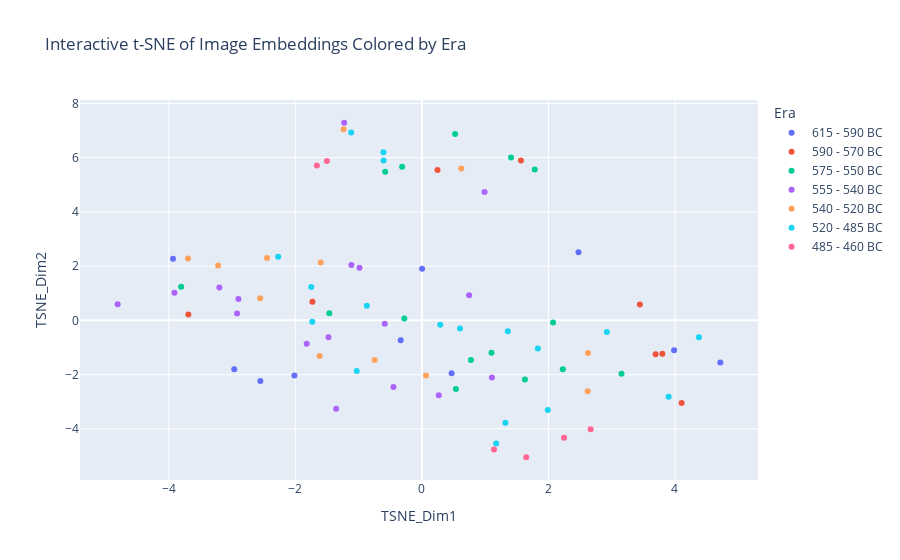

Here is the notebook cell this chart was saved with:
### Code cell
# Create a DataFrame for Plotly
plotly_df = pd.DataFrame({
    'TSNE_Dim1': tsne_embeddings[:, 0],
    'TSNE_Dim2': tsne_embeddings[:, 1],
    'Era': df['era'].tolist(), # Use the 'era' column from your original df
    'Filename': df['filename'].tolist() # Include the filenames
})
fig = px.scatter(
        plotly_df,
        x='TSNE_Dim1',
        y='TSNE_Dim2',
        color='Era',
        hover_data=['Filename'], # Show filename when hovering
        title='Interactive t-SNE of Image Embeddings Colored by Era'
    )

fig.show()

### Figure 1 — Plotly figure (JSON) as saved in the notebook; plotly's stock layout.template omitted (floating-point values rounded to 4 significant figures)
{"data": [{"customdata": [["page188_img01_photo13.jpg"], ["page196_img01_photo5.jpg"], ["page200_img01_photo7.jpg"], ["page202_img01_photo3.jpg"], ["page202_img01_photo4.jpg"], ["page207_img01_photo13.jpg"], ["page210_img01_photo12.jpg"], ["page211_img01_photo10.jpg"], ["page212_img01_photo4.jpg"], ["page213_img01_photo9.jpg"]], "hovertemplate": "Era=615 - 590 BC<br>TSNE_Dim1=%{x}<br>TSNE_Dim2=%{y}<br>Filename=%{customdata[0]}<extra></extra>", "legendgroup": "615 - 590 BC", "marker": {"color": "#636efa", "symbol": "circle"}, "mode": "markers", "name": "615 - 590 BC", "orientation": "v", "showlegend": true, "type": "scatter", "x": [0.4703, -0.3347, -3.933, -2.014, -2.552, -2.965, 0.003675, 2.475, 4.717, 3.986], "xaxis": "x", "y": [-1.948, -0.7367, 2.274, -2.035, -2.235, -1.803, 1.906, 2.516, -1.55, -1.104], "yaxis": "y"}, {"customdata": [["page216_img01_photo2.jpg"], ["page222_img01_photo3.jpg"], ["page223_img01_photo3.jpg"], ["page223_img01_photo8.jpg"], ["page224_img01_photo4.jpg"], ["page224_img01_photo7.jpg"], ["page227_img01_photo5.jpg"], ["page231_img01_photo11.jpg"]], "hovertemplate": "Era=590 - 570 BC<br>TSNE_Dim1=%{x}<br>TSNE_Dim2=%{y}<br>Filename=%{customdata[0]}<extra></extra>", "legendgroup": "590 - 570 BC", "marker": {"color": "#EF553B", "symbol": "circle"}, "mode": "markers", "name": "590 - 570 BC", "orientation": "v", "showlegend": true, "type": "scatter", "x": [1.566, 3.801, 3.694, 4.106, -1.729, -3.69, 0.2472, 3.446], "xaxis": "x", "y": [5.899, -1.235, -1.253, -3.045, 0.6858, 0.2203, 5.54, 0.5873], "yaxis": "y"}, {"customdata": [["page232_img01_photo3.jpg"], ["page234_img01_photo5.jpg"], ["page235_img01_photo2.jpg"], ["page235_img01_photo6.jpg"], ["page236_img01_photo6.jpg"], ["page237_img01_photo6.jpg"], ["page242_img01_photo2.jpg"], ["page243_img01_photo2.jpg"], ["page244_img01_photo5.jpg"], ["page246_img01_photo3.jpg"], ["page247_img01_photo3.jpg"], ["page247_img01_photo5.jpg"], ["page250_img01_photo2.jpg"], ["page250_img01_photo8.jpg"], ["page251_img01_photo12.jpg"]], "hovertemplate": "Era=575 - 550 BC<br>TSNE_Dim1=%{x}<br>TSNE_Dim2=%{y}<br>Filename=%{customdata[0]}<extra></extra>", "legendgroup": "575 - 550 BC", "marker": {"color": "#00cc96", "symbol": "circle"}, "mode": "markers", "name": "575 - 550 BC", "orientation": "v", "showlegend": true, "type": "scatter", "x": [1.628, 0.5386, -0.2775, 0.7757, -1.463, -3.804, -0.3121, -0.5798, 2.227, 1.41, 0.5258, 1.784, 1.101, 3.156, 2.073], "xaxis": "x", "y": [-2.178, -2.535, 0.06783, -1.462, 0.2604, 1.237, 5.662, 5.481, -1.804, 6.001, 6.869, 5.565, -1.192, -1.97, -0.08144], "yaxis": "y"}, {"customdata": [["page252_img01_photo6.jpg"], ["page254_img01_photo8.jpg"], ["page258_img01_photo5.jpg"], ["page259_img01_photo8.jpg"], ["page264_img01_photo3.jpg"], ["page265_img01_photo6.jpg"], ["page268_img01_photo2.jpg"], ["page268_img01_photo6.jpg"], ["page269_img01_photo3.jpg"], ["page278_img01_photo2.jpg"], ["page279_img01_photo5.jpg"], ["page280_img01_photo7.jpg"], ["page281_img01_photo3.jpg"], ["page282_img01_photo10.jpg"], ["page355_img01_photo4.jpg"], ["page355_img01_photo5.jpg"], ["page360_img01_photo7.jpg"]], "hovertemplate": "Era=555 - 540 BC<br>TSNE_Dim1=%{x}<br>TSNE_Dim2=%{y}<br>Filename=%{customdata[0]}<extra></extra>", "legendgroup": "555 - 540 BC", "marker": {"color": "#ab63fa", "symbol": "circle"}, "mode": "markers", "name": "555 - 540 BC", "orientation": "v", "showlegend": true, "type": "scatter", "x": [-1.355, -0.4496, 0.747, -3.201, 1.106, 0.2669, -1.82, -1.476, -0.5864, -1.227, 0.9912, -1.114, -4.808, -2.92, -3.91, -0.9855, -2.899], "xaxis": "x", "y": [-3.259, -2.461, 0.9265, 1.214, -2.104, -2.766, -0.8654, -0.6195, -0.1275, 7.287, 4.734, 2.045, 0.5894, 0.2537, 1.017, 1.944, 0.7895], "yaxis": "y"}, {"customdata": [["page284_img01_photo9.jpg"], ["page286_img01_photo3.jpg"], ["page289_img01_photo3.jpg"], ["page291_img01_photo2.jpg"], ["page292_img01_photo11.jpg"], ["page293_img01_photo12.jpg"], ["page294_img01_photo2.jpg"], ["page296_img01_photo8.jpg"], ["page298_img01_photo10.jpg"], ["page298_img01_photo4.jpg"], ["page299_img01_photo11.jpg"], ["page300_img01_photo4.jpg"]], "hovertemplate": "Era=540 - 520 BC<br>TSNE_Dim1=%{x}<br>TSNE_Dim2=%{y}<br>Filename=%{customdata[0]}<extra></extra>", "legendgroup": "540 - 520 BC", "marker": {"color": "#FFA15A", "symbol": "circle"}, "mode": "markers", "name": "540 - 520 BC", "orientation": "v", "showlegend": true, "type": "scatter", "x": [2.626, 2.621, -1.616, -1.237, -3.695, -2.556, -0.7477, 0.6224, 0.06561, -3.219, -1.598, -2.446], "xaxis": "x", "y": [-1.203, -2.615, -1.317, 7.046, 2.28, 0.8161, -1.458, 5.601, -2.034, 2.025, 2.133, 2.301], "yaxis": "y"}, {"customdata": [["page304_img01_photo5.jpg"], ["page306_img01_photo4.jpg"], ["page311_img01_photo8.jpg"], ["page312_img01_photo4.jpg"], ["page316_img01_photo2.jpg"], ["page318_img01_photo6.jpg"], ["page323_img01_photo3.jpg"], ["page324_img01_photo2.jpg"], ["page324_img01_photo7.jpg"], ["page325_img01_photo5.jpg"], ["page328_img01_photo3.jpg"], ["page329_img01_photo6.jpg"], ["page330_img01_photo3.jpg"], ["page336_img01_photo5.jpg"], ["page336_img01_photo6.jpg"], ["page337_img01_photo6.jpg"], ["page361_img01_photo9.jpg"], ["page363_img01_photo9.jpg"]], "hovertemplate": "Era=520 - 485 BC<br>TSNE_Dim1=%{x}<br>TSNE_Dim2=%{y}<br>Filename=%{customdata[0]}<extra></extra>", "legendgroup": "520 - 485 BC", "marker": {"color": "#19d3f3", "symbol": "circle"}, "mode": "markers", "name": "520 - 485 BC", "orientation": "v", "showlegend": true, "type": "scatter", "x": [1.834, -0.6055, 4.379, -1.03, -0.6077, -2.271, -1.117, -0.8703, 0.2907, 3.9, 2.923, 1.175, 1.989, 1.358, 0.6016, 1.32, -1.732, -1.748], "xaxis": "x", "y": [-1.036, 5.899, -0.62, -1.868, 6.199, 2.344, 6.929, 0.5404, -0.1645, -2.815, -0.425, -4.54, -3.303, -0.4027, -0.2981, -3.773, -0.05348, 1.227], "yaxis": "y"}, {"customdata": [["page338_img01_photo3.jpg"], ["page340_img01_photo4.jpg"], ["page341_img01_photo2.jpg"], ["page349_img01_photo2.jpg"], ["page350_img01_photo2.jpg"], ["page366_img01_photo5.jpg"]], "hovertemplate": "Era=485 - 460 BC<br>TSNE_Dim1=%{x}<br>TSNE_Dim2=%{y}<br>Filename=%{customdata[0]}<extra></extra>", "legendgroup": "485 - 460 BC", "marker": {"color": "#FF6692", "symbol": "circle"}, "mode": "markers", "name": "485 - 460 BC", "orientation": "v", "showlegend": true, "type": "scatter", "x": [2.247, -1.501, -1.659, 2.667, 1.649, 1.14], "xaxis": "x", "y": [-4.324, 5.879, 5.706, -4.014, -5.048, -4.766], "yaxis": "y"}], "layout": {"legend": {"title": {"text": "Era"}, "tracegroupgap": 0}, "title": {"text": "Interactive t-SNE of Image Embeddings Colored by Era"}, "xaxis": {"anchor": "y", "domain": [0, 1], "title": {"text": "TSNE_Dim1"}}, "yaxis": {"anchor": "x", "domain": [0, 1], "title": {"text": "TSNE_Dim2"}}}}
